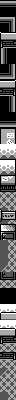

Tiled map render using the project's own tile images. Description and the whole map definition, tile-layer contents included, below:
An orthogonal 2x50 tile map with 8x8 px tiles, 1 tile layer (metatiles).

<map height="50" orientation="orthogonal" renderorder="right-down" tileheight="8" tilewidth="8" width="2">
	<tileset firstgid="1" tilewidth="8" tileheight="8">
		<image source="../../../gfx/tilesets/image_16_6260.png" />
	</tileset>
	<layer height="50" id="1" name="metatiles" width="2">
		<data encoding="csv">
2, 2,
3, 3,
2, 4,
3, 5,
6, 8,
7, 9,
10, 3,
10, 3,
3, 5,
11, 12,
8, 14,
13, 15,
3, 5,
3, 5,
3, 3,
11, 11,
16, 18,
17, 19,
20, 20,
21, 21,
20, 22,
21, 23,
24, 26,
25, 27,
28, 28,
28, 28,
29, 31,
30, 32,
33, 35,
34, 36,
37, 28,
37, 28,
37, 28,
38, 28,
39, 40,
28, 28,
3, 3,
3, 3,
20, 20,
6, 8,
20, 20,
8, 14,
7, 9,
28, 28,
13, 15,
28, 28,
38, 28,
28, 28,
28, 28,
37, 28</data>
	</layer>
</map>
